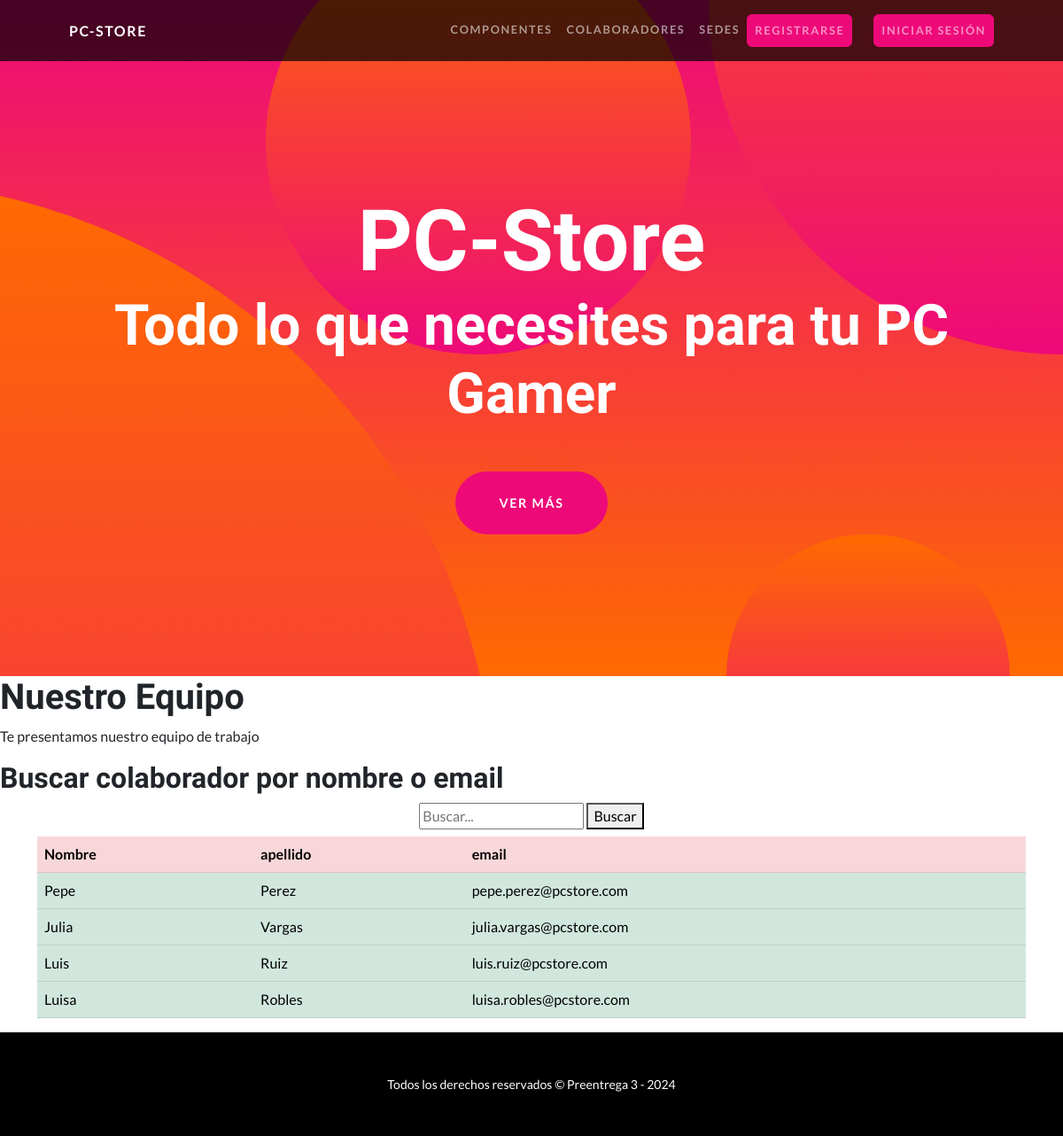
The page /colaboradores/ on the database its author committed.
### myapp/models.py (models this page shows, shortened)
class Colaborador(models.Model):
    nombre = models.CharField(max_length=30)
    apellido = models.CharField(max_length=30)
    email = models.EmailField()
    profesion = models.CharField(max_length=30)

### myapp/views.py (the view)
# urls.py: path('colaboradores/', vw.colaboradores, name="colaboradores"),
def colaboradores(request):
    query = request.GET.get("q")
    if query:
        colaboradores = Colaborador.objects.filter(nombre__icontains=query)
    else:
        colaboradores = Colaborador.objects.all()
    return render(request, "myapp/colaboradores.html", {"colaboradores": colaboradores})

### myapp/templates/myapp/colaboradores.html (shortened to what this page needs)
{% extends 'myapp/base.html' %}
{% load static %}
{% block content %}
    <h1>Nuestro Equipo</h1>
    <p>Te presentamos nuestro equipo de trabajo</p>
    <h2>Buscar colaborador por nombre o email</h2>
    <div class="d-flex flex-column align-items-center mb-2">
      <form action="" method="GET">
        <input type="text" name="q" placeholder="Buscar..." >
        <button type="submit">Buscar</button>
      </form>
    </div>
    <div class="container">
        <table class="table">
            <thead>
              <tr class="table-danger">
                <th scope="col">Nombre</th>
                <th scope="col">apellido</th>
                <th scope="col">email</th>
              </tr>
            </thead>
            <tbody>
                {% for colaborador in colaboradores %}
              <tr class="table-success">
                <td>{{colaborador.nombre}}</td>
                <td>{{colaborador.apellido}}</td>
                <td>{{colaborador.email}}</td>
                {% endfor %}
              </tr>
            </tbody>
          </table>
    </div>
{% endblock  %}

### rows shown on the page
Colaborador: nombre "Pepe", apellido "Perez", email "pepe.perez@pcstore.com"
Colaborador: nombre "Julia", apellido "Vargas", email "julia.vargas@pcstore.com"
Colaborador: nombre "Luis", apellido "Ruiz", email "luis.ruiz@pcstore.com"
Colaborador: nombre "Luisa", apellido "Robles", email "luisa.robles@pcstore.com"
